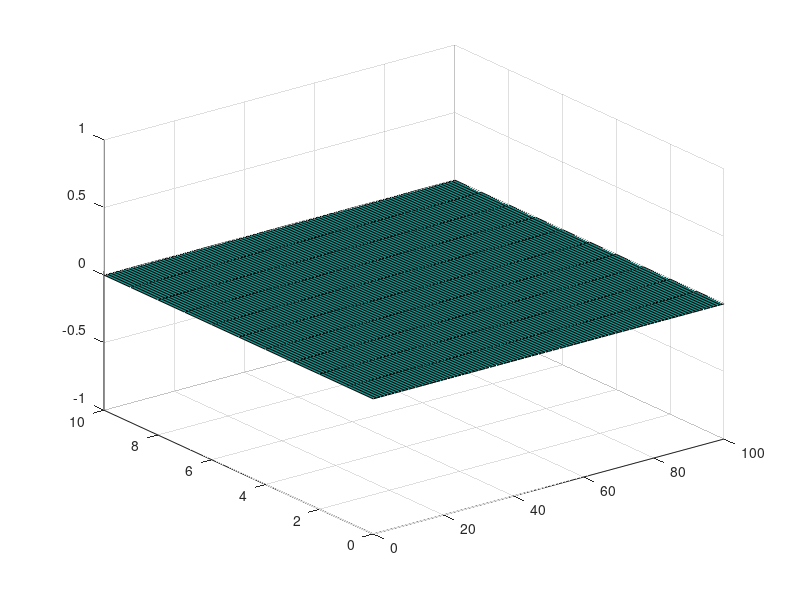

Source code (MATLAB): (Note: this script raises an error after producing the figure.)
% Free parameters that can be changed:
% ?


a = 0:10;
b = 0:100;
c = zeros(11, 101);

surf(b,a.',c)


%%%%%%%%%%%%%%%%%%%%%%%%%%%%%%%%%%%%%%%%%%%%%%%
% set constants

% data does not temporarily evolve
x = 5;

% noise in the sensor
pi_data = 0.05;

% belief of perceived reality is a normal distribution
mu_per = 0;
pi_per = 1;

% desired reality 
mu_des = 5;
pi_des = 2;

% speed of actions on environment
lambda = 1;
lambda_inv = 1/lambda;


%%%%%%%%%%%%%%%%%%%%%%%%%%%%%%%%%%%%%%%%%%%%%%%
% TEST of action

% time_step = 1;
% time_interval = 1:time_step:10;
% 
% x_val = time_interval;
% action_timeline = time_interval;
% for i=time_interval
%     x_val(time_interval==i) = x;
%     action_timeline(time_interval==i) = action(mu_des,...
%         pi_des, sampleY(x, pi_data), x);
%     
%     x = changeEnv(time_step, lambda, mu_des,...
%         pi_des, sampleY(x, pi_data), x);
% end
% plot(time_interval, x_val)
% hold on
% plot(time_interval, action_timeline.*0.2)




% TEST of perceived reality update

% density_interval = -3:.01:8;
% x_per = zeros(length(time_interval), length(density_interval));
% 
% for i=time_interval
%     x_per(i,:) = normpdf(density_interval,mu_per,sqrt(1/pi_per));
% 
%     y_t = sampleY(x, pi_data);
%     [mu_per, pi_per] = update(mu_per, pi_per, y_t, pi_data);
% end
% surf(density_interval.',time_interval, x_per)



% TEST both

% for i=time_interval

% end
% plot(time_interval, x_val)
% hold on
% plot(time_interval, action_timeline.*0.2)

time_step = 1;
time_interval = 1:time_step:100;

x_val = time_interval;
action_timeline = time_interval;

density_interval = -3:.01:8;
x_per = zeros(length(time_interval), length(density_interval));

for i=time_interval
    x_per(i,:) = normpdf(density_interval,mu_per,sqrt(1/pi_per));

    y_t = sampleY(x, pi_data);
    [mu_per, pi_per] = update(mu_per, pi_per, y_t, pi_data);
    
% %     action
    x_val(time_interval==i) = x;
    action_timeline(time_interval==i) = action(mu_des,...
        pi_des, sampleY(x, pi_data), x);
    
    x = changeEnv(time_step, lambda, mu_des,...
        pi_des, sampleY(x, pi_data), x);

end
surf(density_interval.',time_interval, x_per)




%%%%%%%%%%%%%%%%%%%%%%%%%%%%%%%%%%%%%%%%%%%%%%%

% effect of action on environment
function x = changeEnv(time_step, lambda, mu_prior, pi_prior, y_t, x)
    x = x + time_step*(1/lambda)*f(action(mu_prior, pi_prior, y_t, x));
end

% effector function
function effect = f(action)
    effect = action;
end

% what does the agent do?
function a = action(mu_prior, pi_prior, y_t, x)
    a = -pi_prior*(y_t-g(mu_prior))*dg(x);
end
% updating beliefs based on data
% why can we pass pi_data? How do we know that?
% TODO: derive the update equation here
% TODO: combine this with control
% Is this the same if we pass multiple data points at once?
function [mu_tplus1, pi_tplus1] = update(mu_t, pi_t, y_t, pi_data)
    pi_tplus1 = pi_t + pi_data;    
    mu_tplus1 = mu_t + (pi_data/(pi_tplus1))*(y_t-g(mu_t));
end
% generates sensations
function y = sampleY(mean, pi_data)
    y = normrnd(g(mean), sqrt(1/pi_data));
end

% sensor function
function y_mean = g(x)
    y_mean = x;
end

% derivative of sensor function
function value = dg(x)
    value = 1;
end